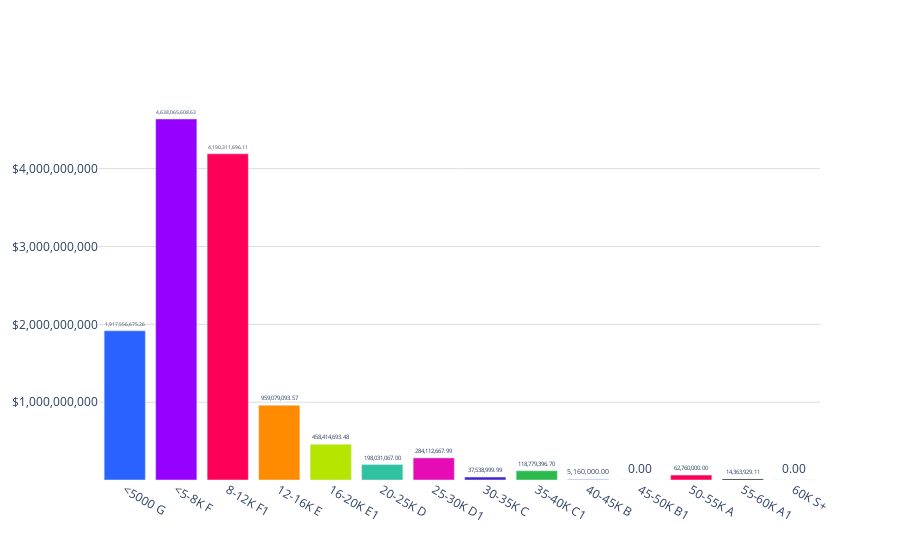

The notebook cell saved with this chart:
### Code cell
pd.options.display.float_format = '{:,.2f}'.format # Mostrar comas como separadores de miles y dos decimales
colores = ['#2962ff', '#9500ff', '#ff0059', '#ff8c00', '#b4e600', '#2EC2A2','#E50CB6','#4225CF','#2CBA4D','#2962ff', '#9500ff', '#ff0059']

fig = go.Figure()
fig.add_trace(go.Bar(
    x=df_volumen_ms_parejas['Label'],  # Eje x: Categoría
    y=df_volumen_ms_parejas['Suma_Volumen'],  # Eje y: Cantidad
    text=df_volumen_ms_parejas['Suma_Volumen'].apply(lambda x: '{:,.2f}'.format(x)),  # Texto con el formato deseado
    textposition='outside',  # Posición del texto (parte superior de las barras)
    marker_color=colores,  # Especifica los colores de las barras
))
fig.update_layout(
    #title='Volumen del mercado salarial de parejas',  # Título de la gráfica
    title_x=0.5,
    yaxis=dict(
        #title='Total valor',  # Título del eje y
        tickvals=[1000000000, 2000000000, 3000000000, 4000000000, 5000000000],  # Posiciones de las líneas del eje y
        ticktext=['$1,000,000,000', '$2,000,000,000', '$3,000,000,000', '$4,000,000,000', '$5,000,000,000'],  # Etiquetas de las líneas del eje y
        gridcolor='#dddcda', # Color de las líneas que dividen los rangos del eje Y
        gridwidth=1, # Ancho de las líneas que dividen los rangos del eje Y
    ),
    plot_bgcolor='rgba(0,0,0,0)',  # Color de fondo del gráfico
)

# Exportar gráfica como archivo HTML
def guardar_grafico_como_html(fig, nombre_archivo, carpeta='graficas'):
    # Crear la carpeta si no existe
    if not os.path.exists(carpeta):
        os.makedirs(carpeta)
    
    # Gráfica como archivo HTML en la carpeta especificada
    pio.write_html(fig, f'{carpeta}/{nombre_archivo}.html')

# Exportar
guardar_grafico_como_html(fig, 'g_bar_volmercadosalarial_XXparejas_pachuca', carpeta='graficas')

fig.show()

### Figure 1 — Plotly figure (JSON) as saved in the notebook; plotly's stock layout.template omitted (floating-point values rounded to 4 significant figures)
{"data": [{"marker": {"color": ["#2962ff", "#9500ff", "#ff0059", "#ff8c00", "#b4e600", "#2EC2A2", "#E50CB6", "#4225CF", "#2CBA4D", "#2962ff", "#9500ff", "#ff0059"]}, "text": ["1,917,556,675.26", "4,638,065,608.63", "4,190,311,696.11", "959,079,093.57", "458,414,693.48", "198,031,067.00", "284,112,667.99", "37,538,999.99", "118,779,396.70", "5,160,000.00", "0.00", "62,760,000.00", "14,363,929.11", "0.00"], "textposition": "outside", "type": "bar", "x": ["<5000 G", "<5-8K F", "8-12K F1", "12-16K E", "16-20K E1", "20-25K D", "25-30K D1", "30-35K C", "35-40K C1", "40-45K B", "45-50K B1", "50-55K A", "55-60K A1", "60K S+"], "y": [1918000000.0, 4638000000.0, 4190000000.0, 959100000.0, 458400000.0, 198031067, 284100000.0, 37540000.0, 118800000.0, 5160000, 0, 62760000, 14360000.0, 0]}], "layout": {"plot_bgcolor": "rgba(0,0,0,0)", "title": {"x": 0.5}, "yaxis": {"gridcolor": "#dddcda", "gridwidth": 1, "ticktext": ["$1,000,000,000", "$2,000,000,000", "$3,000,000,000", "$4,000,000,000", "$5,000,000,000"], "tickvals": [1000000000, 2000000000, 3000000000, 4000000000, 5000000000]}}}
